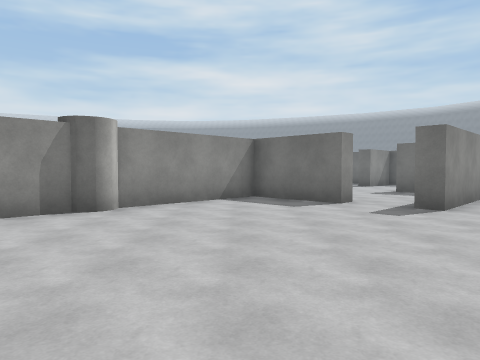
View 1 (above)

16 first-person views from a walk through a Unity game level. The camera is 1.5 m above the floor, tilts 2° down and sees 70° across. The floor is counted in squares, 2 m on a side. Each view is taken from the middle of a square. On the plan, view 1 faces up. The plan holds only what a view shows up to about 11 squares ahead; the rest is blank. The place goes on beyond the plan. The player is left out. Surface patterns are stand-ins for the level's own textures.

View 2
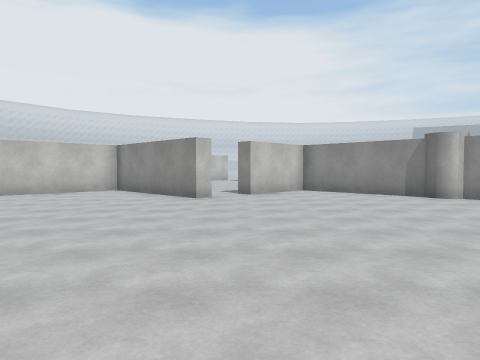

View 3
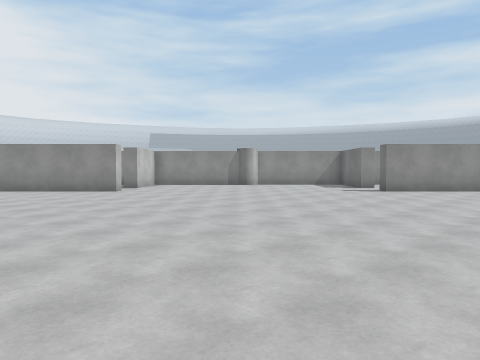

View 4
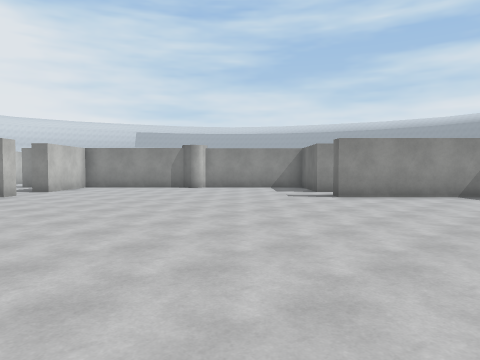

View 5
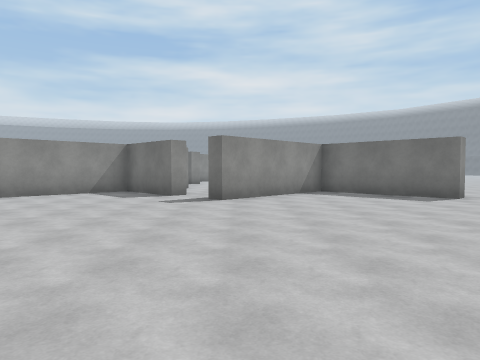

View 6
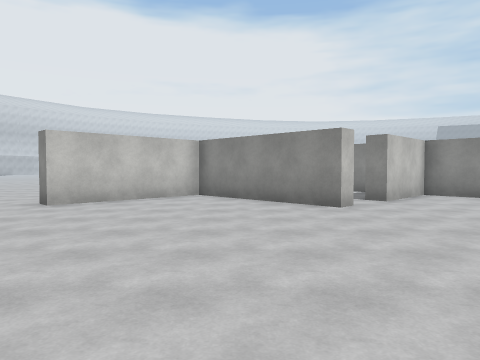

View 7
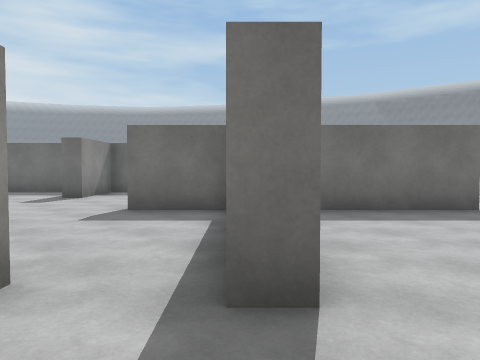

View 8
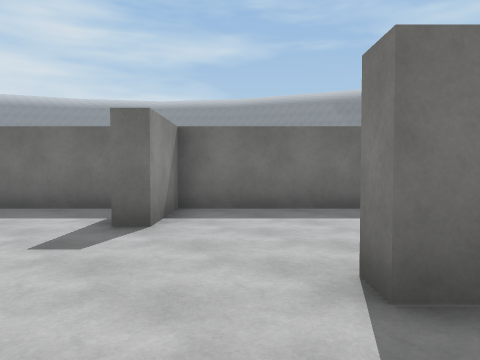

View 9
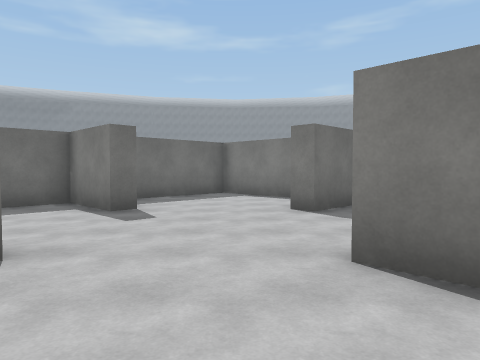

View 10
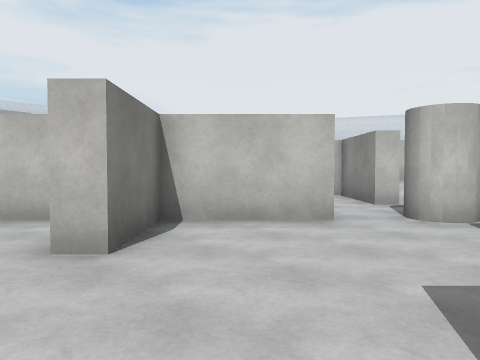

View 11
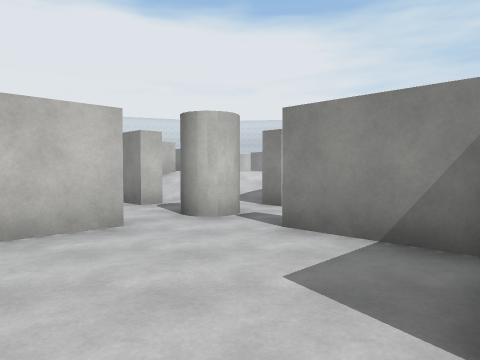

View 12
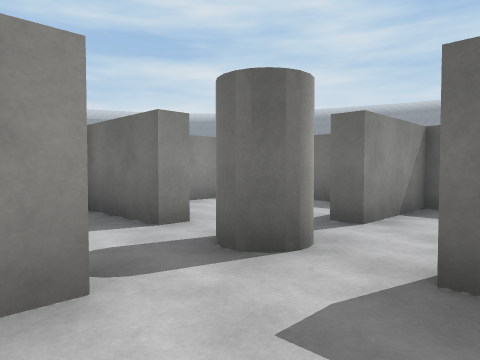

View 13
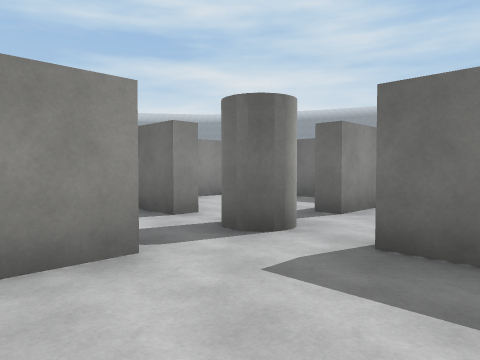

View 14
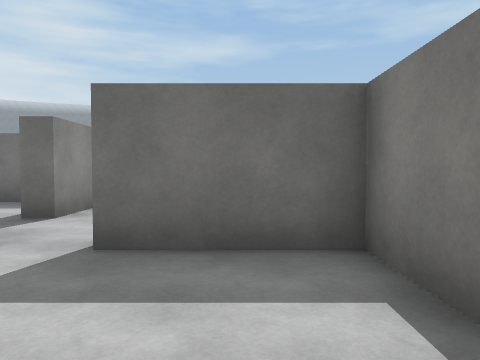

View 15
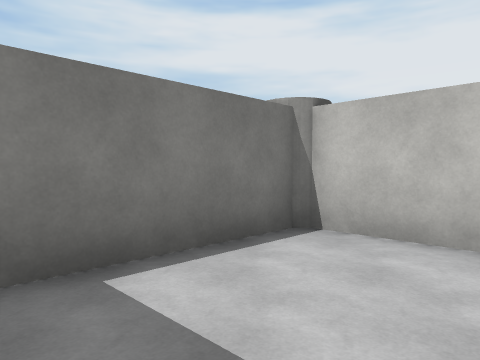

View 16
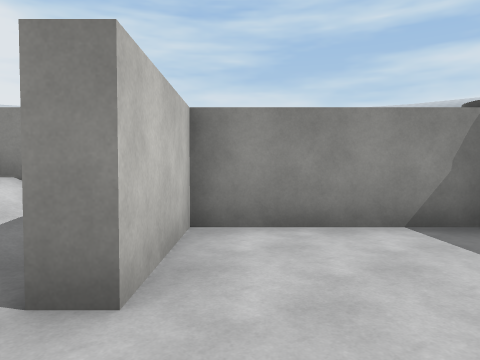

### Floor plan
Key: @ floor where view 1 was taken; # wall or solid block; . floor; C cylinder; O other object.
Columns run from 6 left of view 1 to 8 right of it. Each row starts with its distance up from view 1.
 19    O
 18   ##
 17  ##. #     #
 16  #...#    .##
 15  #...### ..###
 14  ##..#. #..#. #
 13   #C..........#
 12   #C..........#
 11  ##..#.##..#. #
 10  #...###...##
  9  #...###...###
  8  ##.##.##.##.##
  7   ###.....#...#
  6   #C......#....
  5  ##............
  4 ##.............
  3 #..............
  2 ##............
  1  ##............
  0   ##..@........
 -1  ##............
 -2 ##.............
 -3 #..............
 -4 ##.............
 -5  ##....    ....

Where each view was taken, in squares from view 1:
view 1: 0 up, 0 right, facing up
view 2: 1 up, 6 right, facing left
view 3: 5 down, 8 right, facing up-left
view 4: 2 down, 8 right, facing up-left
view 5: 2 down, 4 right, facing up
view 6: 2 down, 4 right, facing left
view 7: 5 up, 2 right, facing up-right
view 8: 10 up, 3 right, facing up-right
view 9: 12 up, 1 left, facing right
view 10: 14 up, 3 right, facing down-left
view 11: 13 up, 3 right, facing left
view 12: 9 up, 3 left, facing up
view 13: 8 up, 3 left, facing up
view 14: 8 up, 3 left, facing up-right
view 15: 11 up, 2 left, facing down
view 16: 13 up, 2 left, facing up-left
